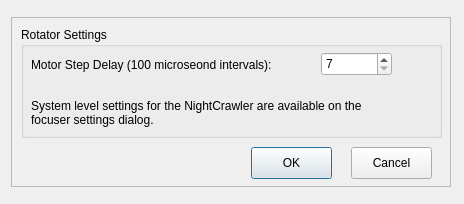
<?xml version="1.0" encoding="UTF-8"?>
<ui version="4.0">
 <class>X2Focus</class>
 <widget class="QDialog" name="X2Focus">
  <property name="geometry">
   <rect>
    <x>0</x>
    <y>0</y>
    <width>464</width>
    <height>204</height>
   </rect>
  </property>
  <property name="sizePolicy">
   <sizepolicy hsizetype="Fixed" vsizetype="Fixed">
    <horstretch>0</horstretch>
    <verstretch>0</verstretch>
   </sizepolicy>
  </property>
  <property name="minimumSize">
   <size>
    <width>0</width>
    <height>160</height>
   </size>
  </property>
  <property name="maximumSize">
   <size>
    <width>16777215</width>
    <height>204</height>
   </size>
  </property>
  <property name="windowTitle">
   <string>MoonLite NightCrawler Rotator</string>
  </property>
  <layout class="QVBoxLayout" name="verticalLayout_6">
   <item>
    <widget class="X2Form" name="X2Form">
     <property name="sizePolicy">
      <sizepolicy hsizetype="Fixed" vsizetype="Fixed">
       <horstretch>0</horstretch>
       <verstretch>0</verstretch>
      </sizepolicy>
     </property>
     <property name="minimumSize">
      <size>
       <width>440</width>
       <height>170</height>
      </size>
     </property>
     <property name="maximumSize">
      <size>
       <width>426</width>
       <height>170</height>
      </size>
     </property>
     <property name="frameShape">
      <enum>QFrame::StyledPanel</enum>
     </property>
     <property name="frameShadow">
      <enum>QFrame::Raised</enum>
     </property>
     <widget class="QWidget" name="widget_5" native="true">
      <property name="geometry">
       <rect>
        <x>13</x>
        <y>512</y>
        <width>24</width>
        <height>24</height>
       </rect>
      </property>
      <property name="sizePolicy">
       <sizepolicy hsizetype="Fixed" vsizetype="Fixed">
        <horstretch>0</horstretch>
        <verstretch>0</verstretch>
       </sizepolicy>
      </property>
      <layout class="QHBoxLayout" name="horizontalLayout_6"/>
     </widget>
     <widget class="QPushButton" name="pushButtonOK">
      <property name="geometry">
       <rect>
        <x>240</x>
        <y>130</y>
        <width>81</width>
        <height>32</height>
       </rect>
      </property>
      <property name="text">
       <string>OK</string>
      </property>
     </widget>
     <widget class="QPushButton" name="pushButtonCancel">
      <property name="geometry">
       <rect>
        <x>340</x>
        <y>130</y>
        <width>81</width>
        <height>32</height>
       </rect>
      </property>
      <property name="text">
       <string>Cancel</string>
      </property>
     </widget>
     <widget class="QGroupBox" name="groupBox">
      <property name="geometry">
       <rect>
        <x>10</x>
        <y>10</y>
        <width>421</width>
        <height>111</height>
       </rect>
      </property>
      <property name="title">
       <string>Rotator Settings</string>
      </property>
      <widget class="QLabel" name="label_2">
       <property name="geometry">
        <rect>
         <x>10</x>
         <y>30</y>
         <width>281</width>
         <height>16</height>
        </rect>
       </property>
       <property name="text">
        <string>Motor Step Delay (100 microseond intervals):</string>
       </property>
      </widget>
      <widget class="QLabel" name="label">
       <property name="geometry">
        <rect>
         <x>10</x>
         <y>60</y>
         <width>331</width>
         <height>51</height>
        </rect>
       </property>
       <property name="text">
        <string>System level settings for the NightCrawler are available on the focuser settings dialog.</string>
       </property>
       <property name="wordWrap">
        <bool>true</bool>
       </property>
      </widget>
      <widget class="QSpinBox" name="spinBox_MotorStep">
       <property name="geometry">
        <rect>
         <x>300</x>
         <y>25</y>
         <width>71</width>
         <height>24</height>
        </rect>
       </property>
       <property name="minimum">
        <number>7</number>
       </property>
       <property name="maximum">
        <number>100</number>
       </property>
       <property name="singleStep">
        <number>1</number>
       </property>
       <property name="value">
        <number>7</number>
       </property>
      </widget>
     </widget>
    </widget>
   </item>
  </layout>
 </widget>
 <customwidgets>
  <customwidget>
   <class>X2Form</class>
   <extends>QFrame</extends>
   <header>x2form.h</header>
   <container>1</container>
  </customwidget>
 </customwidgets>
 <resources/>
 <connections/>
</ui>
